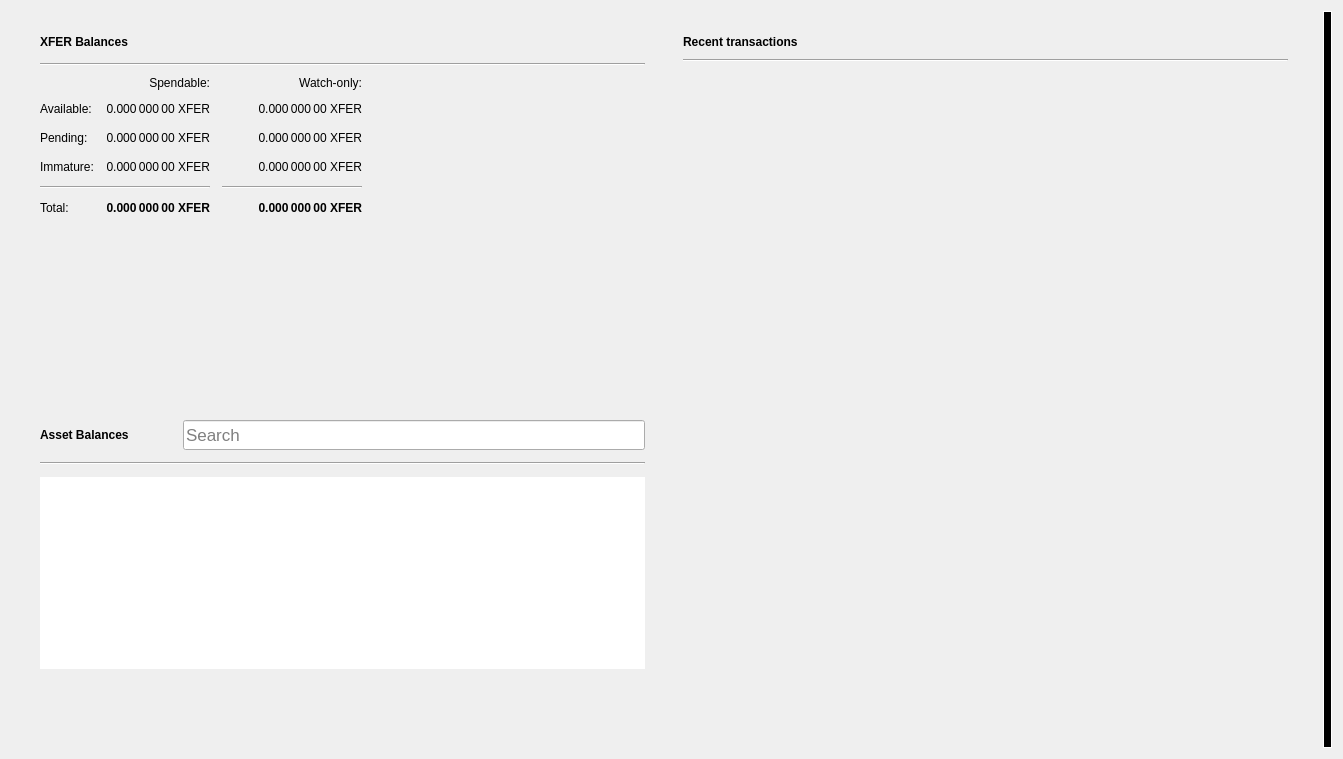
<?xml version="1.0" encoding="UTF-8"?>
<ui version="4.0">
 <class>OverviewPage</class>
 <widget class="QWidget" name="OverviewPage">
  <property name="geometry">
   <rect>
    <x>0</x>
    <y>0</y>
    <width>1343</width>
    <height>759</height>
   </rect>
  </property>
  <property name="minimumSize">
   <size>
    <width>760</width>
    <height>0</height>
   </size>
  </property>
  <property name="windowTitle">
   <string>Form</string>
  </property>
  <property name="autoFillBackground">
   <bool>false</bool>
  </property>
  <layout class="QGridLayout" name="gridLayout_3">
   <item row="0" column="1">
    <layout class="QVBoxLayout" name="verticalLayout_7">
     <property name="spacing">
      <number>0</number>
     </property>
     <property name="leftMargin">
      <number>0</number>
     </property>
     <property name="topMargin">
      <number>0</number>
     </property>
     <property name="rightMargin">
      <number>0</number>
     </property>
     <property name="bottomMargin">
      <number>0</number>
     </property>
     <item>
      <layout class="QHBoxLayout" name="horizontalLayout" stretch="0,0">
       <property name="spacing">
        <number>20</number>
       </property>
       <property name="sizeConstraint">
        <enum>QLayout::SetMinAndMaxSize</enum>
       </property>
       <property name="leftMargin">
        <number>20</number>
       </property>
       <property name="topMargin">
        <number>20</number>
       </property>
       <property name="rightMargin">
        <number>20</number>
       </property>
       <property name="bottomMargin">
        <number>20</number>
       </property>
       <item>
        <layout class="QVBoxLayout" name="verticalLayout_2">
         <property name="spacing">
          <number>0</number>
         </property>
         <property name="rightMargin">
          <number>0</number>
         </property>
         <item>
          <widget class="QFrame" name="frame">
           <property name="sizePolicy">
            <sizepolicy hsizetype="Preferred" vsizetype="Preferred">
             <horstretch>0</horstretch>
             <verstretch>0</verstretch>
            </sizepolicy>
           </property>
           <property name="minimumSize">
            <size>
             <width>350</width>
             <height>180</height>
            </size>
           </property>
           <property name="frameShape">
            <enum>QFrame::NoFrame</enum>
           </property>
           <property name="frameShadow">
            <enum>QFrame::Raised</enum>
           </property>
           <property name="lineWidth">
            <number>5</number>
           </property>
           <layout class="QVBoxLayout" name="verticalLayout_4">
            <property name="spacing">
             <number>10</number>
            </property>
            <property name="topMargin">
             <number>0</number>
            </property>
            <property name="bottomMargin">
             <number>0</number>
            </property>
            <item>
             <layout class="QHBoxLayout" name="horizontalLayout_4">
              <property name="spacing">
               <number>6</number>
              </property>
              <item>
               <widget class="QLabel" name="rvnBalancesLabel">
                <property name="font">
                 <font>
                  <weight>75</weight>
                  <bold>true</bold>
                 </font>
                </property>
                <property name="text">
                 <string>XFER Balances</string>
                </property>
               </widget>
              </item>
              <item>
               <widget class="QPushButton" name="labelWalletStatus">
                <property name="enabled">
                 <bool>true</bool>
                </property>
                <property name="maximumSize">
                 <size>
                  <width>30</width>
                  <height>16777215</height>
                 </size>
                </property>
                <property name="toolTip">
                 <string>The displayed information may be out of date. Your wallet automatically synchronizes with the X Coin network after a connection is established, but this process has not completed yet.</string>
                </property>
                <property name="text">
                 <string/>
                </property>
                <property name="icon">
                 <iconset>
                  <normaloff>:/icons/warning</normaloff>
                  <disabledoff>:/icons/warning</disabledoff>:/icons/warning</iconset>
                </property>
                <property name="iconSize">
                 <size>
                  <width>24</width>
                  <height>24</height>
                 </size>
                </property>
                <property name="flat">
                 <bool>true</bool>
                </property>
               </widget>
              </item>
              <item>
               <spacer name="horizontalSpacer_3">
                <property name="orientation">
                 <enum>Qt::Horizontal</enum>
                </property>
                <property name="sizeHint" stdset="0">
                 <size>
                  <width>40</width>
                  <height>20</height>
                 </size>
                </property>
               </spacer>
              </item>
             </layout>
            </item>
            <item>
             <widget class="Line" name="line_2">
              <property name="orientation">
               <enum>Qt::Horizontal</enum>
              </property>
             </widget>
            </item>
            <item>
             <layout class="QGridLayout" name="gridLayout">
              <property name="bottomMargin">
               <number>5</number>
              </property>
              <property name="spacing">
               <number>12</number>
              </property>
              <item row="3" column="2">
               <widget class="QLabel" name="labelWatchImmature">
                <property name="font">
                 <font>
                  <weight>50</weight>
                  <bold>false</bold>
                 </font>
                </property>
                <property name="cursor">
                 <cursorShape>IBeamCursor</cursorShape>
                </property>
                <property name="toolTip">
                 <string>Lottery reward in watch-only addresses that has not yet matured</string>
                </property>
                <property name="text">
                 <string notr="true">0.000 000 00 XFER</string>
                </property>
                <property name="alignment">
                 <set>Qt::AlignRight|Qt::AlignTrailing|Qt::AlignVCenter</set>
                </property>
                <property name="textInteractionFlags">
                 <set>Qt::LinksAccessibleByMouse|Qt::TextSelectableByKeyboard|Qt::TextSelectableByMouse</set>
                </property>
               </widget>
              </item>
              <item row="2" column="3">
               <spacer name="horizontalSpacer_2">
                <property name="orientation">
                 <enum>Qt::Horizontal</enum>
                </property>
                <property name="sizeHint" stdset="0">
                 <size>
                  <width>40</width>
                  <height>20</height>
                 </size>
                </property>
               </spacer>
              </item>
              <item row="1" column="0">
               <widget class="QLabel" name="labelBalanceText">
                <property name="text">
                 <string>Available:</string>
                </property>
               </widget>
              </item>
              <item row="1" column="2">
               <widget class="QLabel" name="labelWatchAvailable">
                <property name="font">
                 <font>
                  <weight>50</weight>
                  <bold>false</bold>
                 </font>
                </property>
                <property name="cursor">
                 <cursorShape>IBeamCursor</cursorShape>
                </property>
                <property name="toolTip">
                 <string>Your current balance in watch-only addresses</string>
                </property>
                <property name="text">
                 <string notr="true">0.000 000 00 XFER</string>
                </property>
                <property name="alignment">
                 <set>Qt::AlignRight|Qt::AlignTrailing|Qt::AlignVCenter</set>
                </property>
                <property name="textInteractionFlags">
                 <set>Qt::LinksAccessibleByMouse|Qt::TextSelectableByKeyboard|Qt::TextSelectableByMouse</set>
                </property>
               </widget>
              </item>
              <item row="2" column="1">
               <widget class="QLabel" name="labelUnconfirmed">
                <property name="font">
                 <font>
                  <weight>50</weight>
                  <bold>false</bold>
                 </font>
                </property>
                <property name="cursor">
                 <cursorShape>IBeamCursor</cursorShape>
                </property>
                <property name="toolTip">
                 <string>Total of transactions that have yet to be confirmed, and do not yet count toward the spendable balance</string>
                </property>
                <property name="text">
                 <string notr="true">0.000 000 00 XFER</string>
                </property>
                <property name="alignment">
                 <set>Qt::AlignRight|Qt::AlignTrailing|Qt::AlignVCenter</set>
                </property>
                <property name="textInteractionFlags">
                 <set>Qt::LinksAccessibleByMouse|Qt::TextSelectableByKeyboard|Qt::TextSelectableByMouse</set>
                </property>
               </widget>
              </item>
              <item row="4" column="2">
               <widget class="Line" name="lineWatchBalance">
                <property name="sizePolicy">
                 <sizepolicy hsizetype="Preferred" vsizetype="Fixed">
                  <horstretch>0</horstretch>
                  <verstretch>0</verstretch>
                 </sizepolicy>
                </property>
                <property name="minimumSize">
                 <size>
                  <width>140</width>
                  <height>0</height>
                 </size>
                </property>
                <property name="orientation">
                 <enum>Qt::Horizontal</enum>
                </property>
               </widget>
              </item>
              <item row="0" column="1">
               <widget class="QLabel" name="labelSpendable">
                <property name="text">
                 <string>Spendable:</string>
                </property>
                <property name="alignment">
                 <set>Qt::AlignRight|Qt::AlignTrailing|Qt::AlignVCenter</set>
                </property>
               </widget>
              </item>
              <item row="3" column="0">
               <widget class="QLabel" name="labelImmatureText">
                <property name="text">
                 <string>Immature:</string>
                </property>
               </widget>
              </item>
              <item row="5" column="2">
               <widget class="QLabel" name="labelWatchTotal">
                <property name="font">
                 <font>
                  <weight>75</weight>
                  <bold>true</bold>
                 </font>
                </property>
                <property name="cursor">
                 <cursorShape>IBeamCursor</cursorShape>
                </property>
                <property name="toolTip">
                 <string>Current total balance in watch-only addresses</string>
                </property>
                <property name="text">
                 <string notr="true">0.000 000 00 XFER</string>
                </property>
                <property name="alignment">
                 <set>Qt::AlignRight|Qt::AlignTrailing|Qt::AlignVCenter</set>
                </property>
                <property name="textInteractionFlags">
                 <set>Qt::LinksAccessibleByMouse|Qt::TextSelectableByKeyboard|Qt::TextSelectableByMouse</set>
                </property>
               </widget>
              </item>
              <item row="4" column="0" colspan="2">
               <widget class="Line" name="line">
                <property name="orientation">
                 <enum>Qt::Horizontal</enum>
                </property>
               </widget>
              </item>
              <item row="0" column="2">
               <widget class="QLabel" name="labelWatchonly">
                <property name="text">
                 <string>Watch-only:</string>
                </property>
                <property name="alignment">
                 <set>Qt::AlignRight|Qt::AlignTrailing|Qt::AlignVCenter</set>
                </property>
               </widget>
              </item>
              <item row="5" column="1">
               <widget class="QLabel" name="labelTotal">
                <property name="font">
                 <font>
                  <weight>75</weight>
                  <bold>true</bold>
                 </font>
                </property>
                <property name="cursor">
                 <cursorShape>IBeamCursor</cursorShape>
                </property>
                <property name="toolTip">
                 <string>Your current total balance</string>
                </property>
                <property name="text">
                 <string notr="true">0.000 000 00 XFER</string>
                </property>
                <property name="alignment">
                 <set>Qt::AlignRight|Qt::AlignTrailing|Qt::AlignVCenter</set>
                </property>
                <property name="textInteractionFlags">
                 <set>Qt::LinksAccessibleByMouse|Qt::TextSelectableByKeyboard|Qt::TextSelectableByMouse</set>
                </property>
               </widget>
              </item>
              <item row="1" column="1">
               <widget class="QLabel" name="labelBalance">
                <property name="font">
                 <font>
                  <weight>50</weight>
                  <bold>false</bold>
                 </font>
                </property>
                <property name="cursor">
                 <cursorShape>IBeamCursor</cursorShape>
                </property>
                <property name="toolTip">
                 <string>Your current spendable balance</string>
                </property>
                <property name="text">
                 <string notr="true">0.000 000 00 XFER</string>
                </property>
                <property name="alignment">
                 <set>Qt::AlignRight|Qt::AlignTrailing|Qt::AlignVCenter</set>
                </property>
                <property name="textInteractionFlags">
                 <set>Qt::LinksAccessibleByMouse|Qt::TextSelectableByKeyboard|Qt::TextSelectableByMouse</set>
                </property>
               </widget>
              </item>
              <item row="2" column="0">
               <widget class="QLabel" name="labelPendingText">
                <property name="text">
                 <string>Pending:</string>
                </property>
               </widget>
              </item>
              <item row="5" column="0">
               <widget class="QLabel" name="labelTotalText">
                <property name="text">
                 <string>Total:</string>
                </property>
               </widget>
              </item>
              <item row="3" column="1">
               <widget class="QLabel" name="labelImmature">
                <property name="font">
                 <font>
                  <weight>50</weight>
                  <bold>false</bold>
                 </font>
                </property>
                <property name="cursor">
                 <cursorShape>IBeamCursor</cursorShape>
                </property>
                <property name="toolTip">
                 <string>Lottery reward that has not yet matured</string>
                </property>
                <property name="text">
                 <string notr="true">0.000 000 00 XFER</string>
                </property>
                <property name="alignment">
                 <set>Qt::AlignRight|Qt::AlignTrailing|Qt::AlignVCenter</set>
                </property>
                <property name="textInteractionFlags">
                 <set>Qt::LinksAccessibleByMouse|Qt::TextSelectableByKeyboard|Qt::TextSelectableByMouse</set>
                </property>
               </widget>
              </item>
              <item row="2" column="2">
               <widget class="QLabel" name="labelWatchPending">
                <property name="font">
                 <font>
                  <weight>50</weight>
                  <bold>false</bold>
                 </font>
                </property>
                <property name="cursor">
                 <cursorShape>IBeamCursor</cursorShape>
                </property>
                <property name="toolTip">
                 <string>Unconfirmed transactions to watch-only addresses</string>
                </property>
                <property name="text">
                 <string notr="true">0.000 000 00 XFER</string>
                </property>
                <property name="alignment">
                 <set>Qt::AlignRight|Qt::AlignTrailing|Qt::AlignVCenter</set>
                </property>
                <property name="textInteractionFlags">
                 <set>Qt::LinksAccessibleByMouse|Qt::TextSelectableByKeyboard|Qt::TextSelectableByMouse</set>
                </property>
               </widget>
              </item>
             </layout>
            </item>
           </layout>
          </widget>
         </item>
         <item>
          <widget class="QWidget" name="assetVerticalSpaceWidget2" native="true">
           <property name="autoFillBackground">
            <bool>false</bool>
           </property>
           <layout class="QVBoxLayout" name="verticalLayout_6">
            <item>
             <spacer name="verticalSpacer_4">
              <property name="orientation">
               <enum>Qt::Vertical</enum>
              </property>
              <property name="sizeType">
               <enum>QSizePolicy::MinimumExpanding</enum>
              </property>
              <property name="sizeHint" stdset="0">
               <size>
                <width>20</width>
                <height>10</height>
               </size>
              </property>
             </spacer>
            </item>
           </layout>
          </widget>
         </item>
         <item>
          <widget class="QFrame" name="assetFrame">
           <property name="minimumSize">
            <size>
             <width>350</width>
             <height>150</height>
            </size>
           </property>
           <property name="autoFillBackground">
            <bool>true</bool>
           </property>
           <property name="frameShape">
            <enum>QFrame::NoFrame</enum>
           </property>
           <property name="frameShadow">
            <enum>QFrame::Plain</enum>
           </property>
           <property name="lineWidth">
            <number>0</number>
           </property>
           <layout class="QVBoxLayout" name="verticalLayout_5">
            <property name="spacing">
             <number>12</number>
            </property>
            <item>
             <layout class="QHBoxLayout" name="assetBalanceHorizontalLayout">
              <item alignment="Qt::AlignVCenter">
               <widget class="QLabel" name="assetBalanceLabel">
                <property name="font">
                 <font>
                  <weight>75</weight>
                  <bold>true</bold>
                 </font>
                </property>
                <property name="text">
                 <string>Asset Balances</string>
                </property>
               </widget>
              </item>
              <item>
               <widget class="QPushButton" name="labelAssetStatus">
                <property name="enabled">
                 <bool>true</bool>
                </property>
                <property name="maximumSize">
                 <size>
                  <width>30</width>
                  <height>16777215</height>
                 </size>
                </property>
                <property name="toolTip">
                 <string>The displayed information may be out of date. Your wallet automatically synchronizes with the X Coin network after a connection is established, but this process has not completed yet.</string>
                </property>
                <property name="text">
                 <string/>
                </property>
                <property name="icon">
                 <iconset>
                  <normaloff>:/icons/warning</normaloff>
                  <disabledoff>:/icons/warning</disabledoff>:/icons/warning</iconset>
                </property>
                <property name="iconSize">
                 <size>
                  <width>24</width>
                  <height>24</height>
                 </size>
                </property>
                <property name="flat">
                 <bool>true</bool>
                </property>
               </widget>
              </item>
              <item alignment="Qt::AlignBottom">
               <widget class="QLineEdit" name="assetSearch">
                <property name="sizePolicy">
                 <sizepolicy hsizetype="Expanding" vsizetype="Preferred">
                  <horstretch>0</horstretch>
                  <verstretch>0</verstretch>
                 </sizepolicy>
                </property>
                <property name="minimumSize">
                 <size>
                  <width>0</width>
                  <height>30</height>
                 </size>
                </property>
                <property name="maximumSize">
                 <size>
                  <width>16777215</width>
                  <height>30</height>
                 </size>
                </property>
                <property name="sizeIncrement">
                 <size>
                  <width>0</width>
                  <height>0</height>
                 </size>
                </property>
                <property name="baseSize">
                 <size>
                  <width>0</width>
                  <height>0</height>
                 </size>
                </property>
                <property name="font">
                 <font>
                  <pointsize>13</pointsize>
                 </font>
                </property>
                <property name="maxLength">
                 <number>32</number>
                </property>
                <property name="frame">
                 <bool>true</bool>
                </property>
                <property name="alignment">
                 <set>Qt::AlignLeading|Qt::AlignLeft|Qt::AlignVCenter</set>
                </property>
                <property name="placeholderText">
                 <string>Search</string>
                </property>
                <property name="clearButtonEnabled">
                 <bool>true</bool>
                </property>
               </widget>
              </item>
             </layout>
            </item>
            <item>
             <widget class="Line" name="assetBalanceLine">
              <property name="orientation">
               <enum>Qt::Horizontal</enum>
              </property>
             </widget>
            </item>
            <item>
             <widget class="QListView" name="listAssets">
              <property name="frameShape">
               <enum>QFrame::NoFrame</enum>
              </property>
              <property name="lineWidth">
               <number>0</number>
              </property>
              <property name="verticalScrollMode">
               <enum>QAbstractItemView::ScrollPerItem</enum>
              </property>
             </widget>
            </item>
            <item>
             <widget class="QWidget" name="assetVerticalSpaceWidget" native="true">
              <property name="autoFillBackground">
               <bool>false</bool>
              </property>
              <layout class="QVBoxLayout" name="verticalLayout">
               <item>
                <spacer name="verticalSpacer_3">
                 <property name="orientation">
                  <enum>Qt::Vertical</enum>
                 </property>
                 <property name="sizeHint" stdset="0">
                  <size>
                   <width>20</width>
                   <height>20</height>
                  </size>
                 </property>
                </spacer>
               </item>
              </layout>
             </widget>
            </item>
           </layout>
          </widget>
         </item>
        </layout>
       </item>
       <item>
        <layout class="QVBoxLayout" name="verticalLayout_3">
         <property name="spacing">
          <number>20</number>
         </property>
         <property name="leftMargin">
          <number>0</number>
         </property>
         <item>
          <widget class="QFrame" name="frame_2">
           <property name="sizePolicy">
            <sizepolicy hsizetype="Preferred" vsizetype="Preferred">
             <horstretch>0</horstretch>
             <verstretch>0</verstretch>
            </sizepolicy>
           </property>
           <property name="minimumSize">
            <size>
             <width>350</width>
             <height>0</height>
            </size>
           </property>
           <property name="sizeIncrement">
            <size>
             <width>0</width>
             <height>300</height>
            </size>
           </property>
           <property name="frameShape">
            <enum>QFrame::NoFrame</enum>
           </property>
           <property name="frameShadow">
            <enum>QFrame::Plain</enum>
           </property>
           <property name="lineWidth">
            <number>0</number>
           </property>
           <layout class="QGridLayout" name="gridLayout_2">
            <property name="topMargin">
             <number>0</number>
            </property>
            <property name="horizontalSpacing">
             <number>12</number>
            </property>
            <item row="0" column="0">
             <layout class="QHBoxLayout" name="horizontalLayout_2">
              <property name="spacing">
               <number>6</number>
              </property>
              <item>
               <widget class="QLabel" name="recentTransactionsLabel">
                <property name="font">
                 <font>
                  <weight>75</weight>
                  <bold>true</bold>
                 </font>
                </property>
                <property name="text">
                 <string>Recent transactions</string>
                </property>
               </widget>
              </item>
              <item>
               <widget class="QPushButton" name="labelTransactionsStatus">
                <property name="enabled">
                 <bool>true</bool>
                </property>
                <property name="maximumSize">
                 <size>
                  <width>30</width>
                  <height>16777215</height>
                 </size>
                </property>
                <property name="toolTip">
                 <string>The displayed information may be out of date. Your wallet automatically synchronizes with the X Coin network after a connection is established, but this process has not completed yet.</string>
                </property>
                <property name="text">
                 <string/>
                </property>
                <property name="icon">
                 <iconset>
                  <normaloff>:/icons/warning</normaloff>
                  <disabledoff>:/icons/warning</disabledoff>:/icons/warning</iconset>
                </property>
                <property name="iconSize">
                 <size>
                  <width>24</width>
                  <height>24</height>
                 </size>
                </property>
                <property name="flat">
                 <bool>true</bool>
                </property>
               </widget>
              </item>
              <item>
               <spacer name="horizontalSpacer">
                <property name="orientation">
                 <enum>Qt::Horizontal</enum>
                </property>
                <property name="sizeHint" stdset="0">
                 <size>
                  <width>40</width>
                  <height>20</height>
                 </size>
                </property>
               </spacer>
              </item>
             </layout>
            </item>
            <item row="2" column="0">
             <widget class="QListView" name="listTransactions">
              <property name="styleSheet">
               <string notr="true">QListView { background: transparent; }</string>
              </property>
              <property name="frameShape">
               <enum>QFrame::NoFrame</enum>
              </property>
              <property name="verticalScrollBarPolicy">
               <enum>Qt::ScrollBarAlwaysOff</enum>
              </property>
              <property name="horizontalScrollBarPolicy">
               <enum>Qt::ScrollBarAlwaysOff</enum>
              </property>
              <property name="selectionMode">
               <enum>QAbstractItemView::NoSelection</enum>
              </property>
             </widget>
            </item>
            <item row="1" column="0">
             <widget class="Line" name="line_3">
              <property name="orientation">
               <enum>Qt::Horizontal</enum>
              </property>
             </widget>
            </item>
           </layout>
          </widget>
         </item>
        </layout>
       </item>
      </layout>
     </item>
    </layout>
   </item>
   <item row="0" column="3">
    <widget class="QLabel" name="labelAlerts">
     <property name="visible">
      <bool>true</bool>
     </property>
     <property name="styleSheet">
      <string notr="true">QLabel { background-color: #000000; color:#ffffff; border: 1px solid #ffffff; }</string>
     </property>
     <property name="wordWrap">
      <bool>true</bool>
     </property>
     <property name="margin">
      <number>3</number>
     </property>
     <property name="textInteractionFlags">
      <set>Qt::TextSelectableByMouse</set>
     </property>
    </widget>
   </item>
  </layout>
 </widget>
 <resources/>
 <connections/>
</ui>
